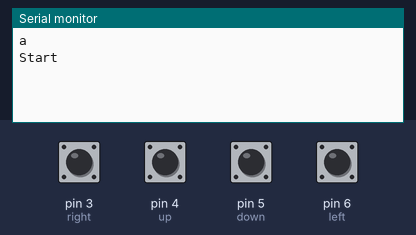
Bench run of a sketch on a simulated Arduino Uno, built with avr-gcc and run on an emulated ATmega328P. Parts: the last lines printed to the serial monitor. The inputs (shaded band) are chosen by the test bench; at power-on: pin 3 (right), pin 4 (up), pin 5 (down), pin 6 (left) HIGH.

Above: at 1.2 s.
1.3 s: pin 3 (right) pulled LOW for 0.15 s
At 2.2 s:
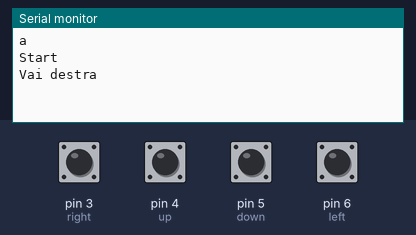
2.9 s: pin 4 (up) pulled LOW for 0.15 s
At 3.8 s:
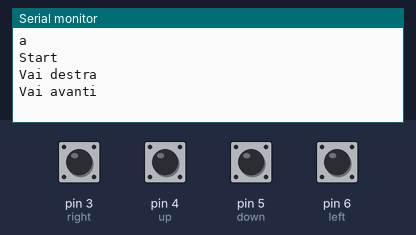
4.5 s: pin 5 (down) pulled LOW for 0.15 s
At 5.4 s:
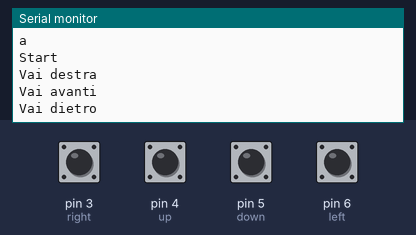
6.1 s: pin 6 (left) pulled LOW for 0.15 s
At 6.9 s:
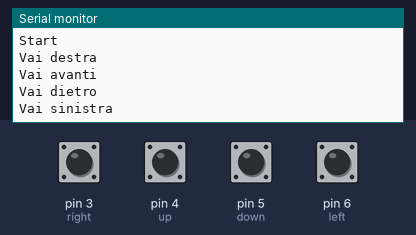

Measured:
- after the input at 1.3 s, the serial monitor: prints a new line at once (image 1)
- after the input at 2.9 s, the serial monitor: prints a new line at once (image 2)
- after the input at 4.5 s, the serial monitor: prints a new line at once (image 3)
- after the input at 6.1 s, the serial monitor: prints a new line at once (image 4)

The sketch:

remote_control_ver0.3.ino
```cpp
#include <avr/pgmspace.h>
//Send data

//*************************************************//
/**                Delay table                     **
/**  k = 4.21 @9600bps                             **
/**  k = 3.35 @19200bps                            **
/**  k = 3.1  @38400bps and @57600bps              **
/**  k = 2.8  @115200bps                           **
 //*************************************************/
#define delayRF(numByte)  (4 + numByte)    //the maximum number of byte is 240

#include <SoftwareSerial.h>       //Library used to communicate with software serial
#include "font.h"


// code in common between uno and mega that specifies instructions
#define GO_STOP       '0'
#define GO_FOREWARD   '1'
#define GO_BACKWARD   '2'
#define GO_LEFT       '3'
#define GO_RIGHT      '4'
#define VOID          '0'
#define TIMEOUT  10000    // Timeout for the pc detection

// pin definitions on the uno
// defining the lcd pins
#define RST 13
#define CE  12
#define DC  11
#define DIN 10
#define CLK  9
// defining the pushbutton pins
#define up    4       // pin used to read up button
#define down  5       // pin used to read down button
#define left  6       // pin used to read left button
#define right 3       // pin used to read right button
// defining the joystick pins
#define joyX1 A0      // vertical of first joystick
#define joyY1 A1      // horizontal of first joystick
#define joyX2 A2      // vertical of second joystick
#define joyY2 A3      // horizontal of second joystick

//*********************************************************//
//************** String messages **************************//
//const char pcAttempt[] PROGMEM  = {"Attempting to connect to PC:"};

SoftwareSerial mySerial(8, 7); // RX, TX

// functions used to control the lcd
void LcdWriteString(char *characters);
void LcdWriteChar(char character);
void LcdWriteData(byte dat);
void LcdSetPos(int x, int y);
void LcdWriteCmd(byte cmd);
void LcdClear(void);
void LcdSetMode(char mode);
// functions used to communicate with robot
void sendCmd(char instruction, char firstParameter, char secondParameter);

char pot = A0,                    //pin used to read analog value
     analogValue = 0;             //variable used to store an analog value

// Variables used to store the analog values.
int joyX1_value = 0,
    joyY1_value = 0,
    joyX2_value = 0,
    joyY2_value = 0;

char dataArray[10] = {    // Buffer used to store communication data
  0
};

char index,           // numbers of byte received
     command = -1,    // command received
     isTherePc = 1;   // Flag that indicates if the pc is connected

unsigned long initialTime = 0;

const char string_0[] PROGMEM = "Attempting pc connection";   // "String 0" etc are strings to store - change to suit.
const char string_1[] PROGMEM = "Time Out occured during PC connection";
const char string_2[] PROGMEM = "Forward by:";
const char string_3[] PROGMEM = "Backward by:";
const char string_4[] PROGMEM = "Turn left by:";
const char string_5[] PROGMEM = "Turn right by:";


// Then set up a table to refer to your strings.

const char* const string_table[] PROGMEM = {string_0, string_1, string_2, string_3, string_4, string_5};

void printStrToLcd( const char i)
{
  char string[50] = {0};
  strcpy_P(string, (char*)pgm_read_word(&(string_table[i])));
  LcdWriteString(string);

}
void setup()
{
  Serial.begin(115200);      //used to debug thee whole process
  mySerial.begin(38400);     //this is the maximum velocity with S2 closed
  pinMode(pot, INPUT);       //initializing pins as desired
  pinMode(up, INPUT);
  pinMode(down, INPUT);
  pinMode(left, INPUT);
  pinMode(right, INPUT);

  //LcdInit();
  Serial.println('a');

  char a = 'b';
  Serial.println("Start");
}


void loop()
{
  /*if (mySerial.available() > 0)
  {
    while (mySerial.available()) {
      dataArray[index++] = mySerial.read();
      delayMicroseconds(100);
    }
    if (index == 7)
    {
      // this is used to receive the accelerometer data that is echoed
      // to the main serial port in order to send it to the pc and read through MATLAB
      Serial.print("the x value is:");
      Serial.println(dataArray[0] + (dataArray[1] << 8));     // print the x axis
      Serial.print("the y value is:");
      Serial.println(dataArray[2] + (dataArray[3] << 8));     // print the y axis
      Serial.print("the z value is:");
      Serial.println(dataArray[4] + (dataArray[5] << 8));     // print the z axis

      index = 0;
    }
  } else {
    index = 0;
  }*/
  /*******************************************************/
  /*******************************************************/
  /*******************************************************/
  byte vai_avanti[2] = {'1', 255};
  byte vai_indietro[2] = {'2', 255};
  byte vai_sinistra[2] = {'3', 255};
  byte vai_destra[2] = {'4', 255};
  byte fermati[2] = {'0', 255};

  if (digitalRead(up) == LOW)
  {
    Serial.println("Vai avanti");
    //mySerial.write("a");
    mySerial.write(vai_avanti, 2);
    delay(100);
  }
  if (digitalRead(down) == LOW)
  {
    Serial.println("Vai dietro");
    //mySerial.write("a");
    mySerial.write(vai_indietro, 2);
    delay(100);
  }
  if (digitalRead(right) == LOW)
  {
    Serial.println("Vai destra");
    //mySerial.write("a");
    mySerial.write(vai_sinistra, 2);
    delay(100);
  }
  if (digitalRead(left) == LOW)
  { Serial.println("Vai sinistra");
    //mySerial.write("a");
    mySerial.write(vai_destra, 2);
    delay(100);
  }

  mySerial.write(fermati, 2);
  delay(100);
  /*while (digitalRead(up) == LOW)
  {
    analogValue = map(0, 1023, 0, 256, analogRead(pot));
    sendCmd(GO_FOREWARD, analogValue, VOID);
    Serial.print("Going Foreward by: ");
    Serial.println(analogValue);
    //LcdClear();
    //printStrToLcd(2);
    //LcdSetPos(0, 1);
    //LcdWriteChar(analogValue);  //need to convert in number
    //delay(100);

  }
  while (digitalRead(down) == LOW)
  {
    analogValue = map(0, 1023, 0, 256, analogRead(pot));
    sendCmd(GO_BACKWARD, analogValue, VOID);
    Serial.print("Going Backward by: ");
    Serial.println(analogValue);
    //LcdClear();
    //printStrToLcd(3);
    //LcdSetPos(0, 1);
    //LcdWriteChar(analogValue);  //need to convert in number
    //delay(100);
  }
  while (digitalRead(left) == LOW)
  {
    analogValue = map(0, 1023, 0, 256, analogRead(pot));
    sendCmd(GO_LEFT, analogValue, VOID);
    Serial.print("turning left by: ");
    Serial.println(analogValue);
    //LcdClear();
    //printStrToLcd(4);
    //LcdSetPos(0, 1);
    //LcdWriteChar(analogValue);  //need to convert in number
    //delay(100);
  }
  while (digitalRead(right) == LOW)
  {
    analogValue = map(0, 1023, 0, 256, analogRead(pot));
    sendCmd(GO_RIGHT, analogValue, VOID);
    Serial.print("turning right by: ");
    Serial.println(analogValue);
    //LcdClear();
    //printStrToLcd(5);
    //LcdSetPos(0, 1);
    //LcdWriteChar(analogValue);  //need to convert in number
    //delay(100);
  }
  //sendCmd(GO_STOP, VOID, VOID);
  //Serial.print("Stop");
  //LcdClear();
  //LcdWriteString("Stop");
  //delay(100);*/
}


void sendCmd(char instruction, char firstParameter, char secondParameter) {
  char  dataArray[4] = {0};             //buffer use to hold the data package
  dataArray[0] = instruction;
  dataArray[1] = firstParameter;
  dataArray[2] = secondParameter;
  mySerial.write(dataArray, 4);
  delay(delayRF(4));
}
/***************************************************************/

void LcdWriteString(char *characters)
{
  while (*characters) LcdWriteChar(*characters++);
}

void LcdWriteChar(char character)
{
  for (int i = 0; i < 5; i++) LcdWriteData(ASCII[character - 0x20][i]);
  LcdWriteData(0x00);
}

void LcdWriteData(byte dat)
{
  digitalWrite(DC, HIGH); //DC pin is low for commands
  digitalWrite(CE, LOW);
  shiftOut(DIN, CLK, MSBFIRST, dat); //transmit serial data
  digitalWrite(CE, HIGH);
}

void LcdSetPos(int x, int y)
{
  LcdWriteCmd(0x80 | x);  // Column.
  LcdWriteCmd(0x40 | y);  // Row.
}

void LcdWriteCmd(byte cmd)
{
  digitalWrite(DC, LOW); //DC pin is low for commands
  digitalWrite(CE, LOW);
  shiftOut(DIN, CLK, MSBFIRST, cmd); //transmit serial data
  digitalWrite(CE, HIGH);
}
void LcdInit(void)
{
  pinMode(RST, OUTPUT);
  pinMode(CE, OUTPUT);
  pinMode(DC, OUTPUT);
  pinMode(DIN, OUTPUT);
  pinMode(CLK, OUTPUT);
  digitalWrite(RST, LOW);
  digitalWrite(RST, HIGH);

  LcdWriteCmd(0x21);  // LCD extended commands
  LcdWriteCmd(0xBF);  // set LCD Vop (contrast)
  LcdWriteCmd(0x04);  // set temp coefficent
  LcdWriteCmd(0x11);  // LCD bias mode 1:40
  LcdWriteCmd(0x20);  // LCD basic commands
  LcdSetMode(2);      // LCD normal mode

  for (int i = 0; i < 528; i++) LcdWriteData(Hello[i]);
  delay(2000);
  LcdClear();
}

void LcdClear()
{
  for (int i = 0; i < 504; i++) LcdWriteData(0x00); // clear LCD
  LcdSetPos(0, 0);

}

void LcdSetMode(char mode)
{
  switch (mode)
  {
    case 0:
      LcdWriteCmd(0b00001000);  // LCD display blank
      break;
    case 1:
      LcdWriteCmd(0b00001001);  // LCD turn All segments on
      break;
    case 2:
      LcdWriteCmd(0b00001100);  // LCD normal video
      break;
    case 3:
      LcdWriteCmd(0b00001101);  // LCD inverse video
      break;

  }

}
```

Source omitted: font.h (data table, 8251 bytes)
